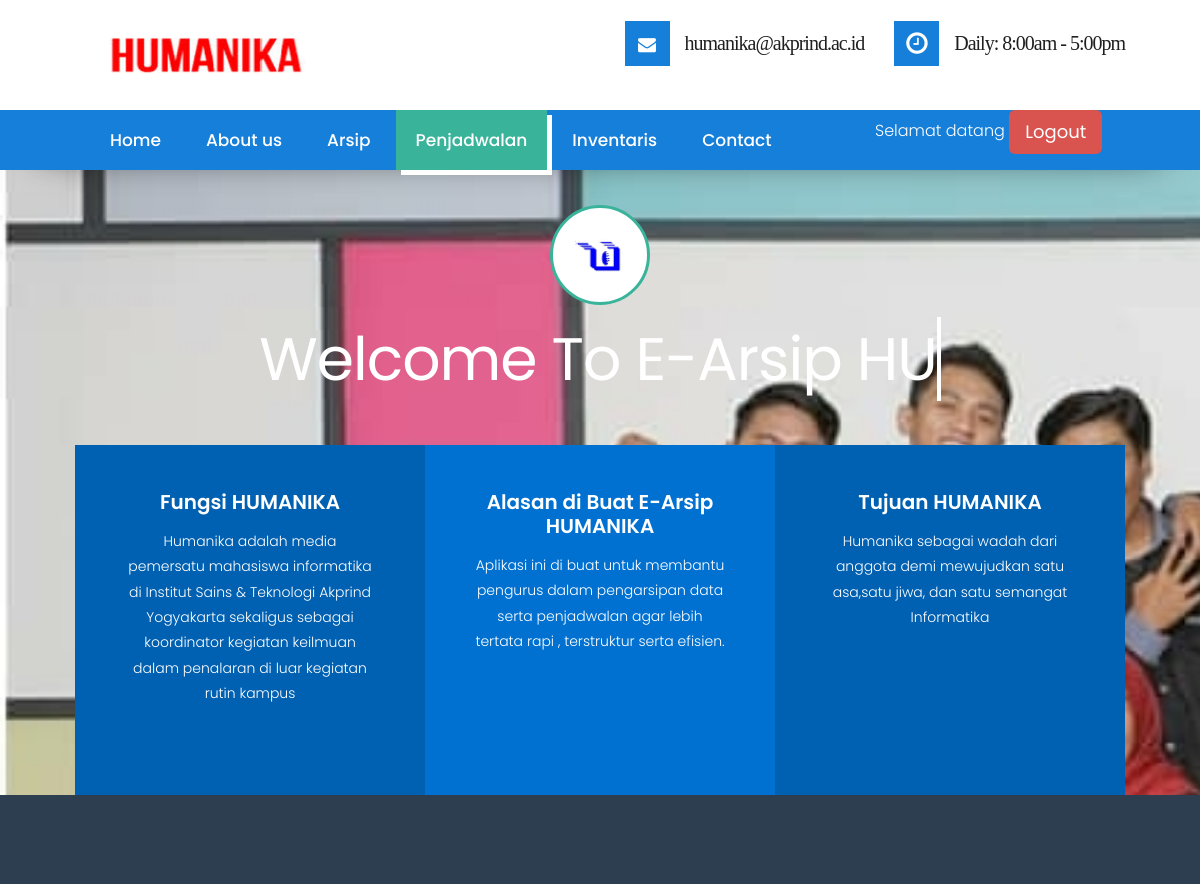
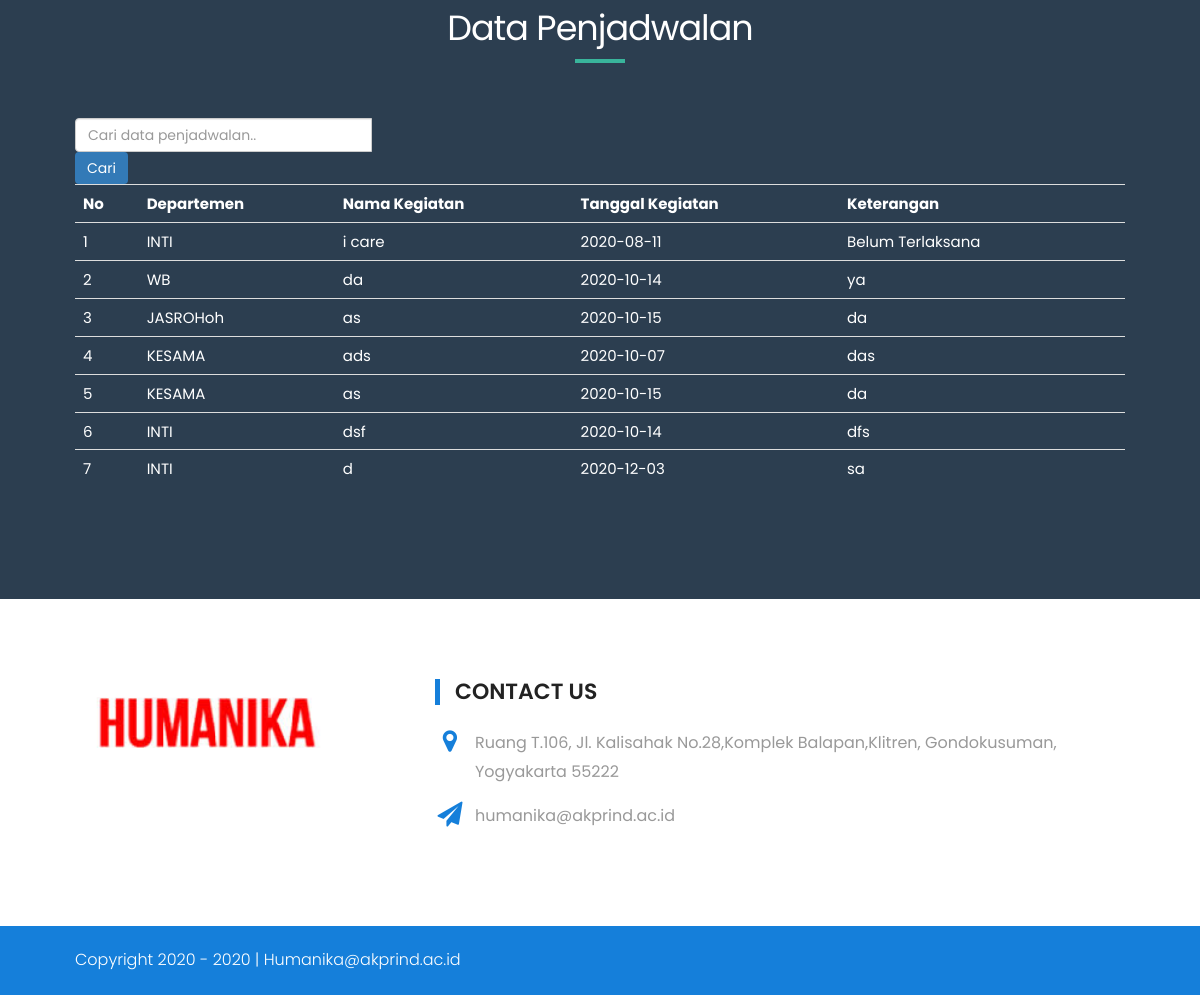
The app's page /index.php/penjadwalan_user with its own data (2 pictures, top to bottom).
### tables this page shows
CREATE TABLE `tbl_penjadwalan` (
  `id_penjadwalan` int(11) NOT NULL,
  `id_departemen` int(11) NOT NULL,
  `nama_kegiatan` varchar(100) NOT NULL,
  `tanggal_kegiatan` date NOT NULL,
  `keterangan` varchar(100) NOT NULL
);

CREATE TABLE `tbl_departemen` (
  `id_departemen` int(11) NOT NULL,
  `nama_departemen` varchar(50) NOT NULL
);

### application/controllers/Penjadwalan_user.php (called while the page is built, shortened)
<?php
class Penjadwalan_user extends CI_Controller
{
    public function index()
    {
        $data['hasil'] = $this->m_penjadwalan->tampil_data();
        $this->load->view('user/penjadwalan_user',$data);
    }
}

### index.php (called while the page is built, shortened)
<?php
require_once BASEPATH.'core/CodeIgniter.php';

### application/models/M_penjadwalan.php (called while the page is built, shortened)
<?php
class M_penjadwalan extends CI_Model{
    public function tampil_data()
    {
        $this->db->select('tbl_penjadwalan.*, tbl_departemen.nama_departemen');
  		$this->db->from('tbl_penjadwalan');
  		$this->db->join('tbl_departemen', 'tbl_departemen.id_departemen = tbl_penjadwalan.id_departemen');
  		$query = $this->db->get();
		return $query->result();
    }
}
?>

### application/views/user/penjadwalan_user.php (the view, shortened to what this page needs)
<!DOCTYPE html>
<html lang="en">
   <link rel="stylesheet" href="css/bootstrap.min.css">
   <link rel="stylesheet" href="style.css">
   <link rel="stylesheet" href="css/colors.css">
   <link rel="stylesheet" href="css/versions.css">
   <link rel="stylesheet" href="css/responsive.css">
   <link rel="stylesheet" href="css/custom.css">
   <link rel="stylesheet" href="css/tam.css">
   </head>
   <body class="clinic_version">
      <header>
         <div class="header-top wow fadeIn">
            <div class="container ">
               <a class="navbar-brand" href="#"><img src="images/logoh.png" alt="image" height="60" width="90" ></a>
               <div class="right-header">
                  <div class="header-info">
                     <div class="info-inner">
                        <span class="icontop"><i class="fa fa-envelope" aria-hidden="true"></i></span>
                        <span class="iconcont"><a data-scroll href="mailto:info@yoursite.com">humanika@akprind.ac.id</a></span>
                     </div>
                     <div class="info-inner">
                        <span class="icontop"><i class="fa fa-clock-o" aria-hidden="true"></i></span>
                        <span class="iconcont"><a data-scroll href="#">Daily: 8:00am - 5:00pm</a></span>
                     </div>
                  </div>
               </div>
            </div>
         </div>
         <div class="header-bottom wow fadeIn">
            <div class="container">
               <nav class="main-menu">
                  <div id="navbar" class="navbar-collapse collapse">
                     <ul class="nav navbar-nav">
                        <li><a data-scroll href="<?= base_url('user'); ?>">Home</a></li>
                        <li><a data-scroll href="#about">About us</a></li>
            <li><a href="">Arsip</a>
             </li>
                        <li><a class="active" href="<?= base_url('penjadwalan_user'); ?>">Penjadwalan</a></li>
                        <li><a  href="<?= base_url('inventaris_user'); ?>">Inventaris</a></li>
                        <li><a data-scroll href="#getintouch">Contact</a></li>
                     </ul>
                  </div>
               </nav>
               <div class="serch-bar">
                     <div class="input-group col-md-12">
                        <span class="input-group-btn">
                            <p>Selamat datang <a class="btn btn-danger btn-lg" href="<?= base_url('admin/logout');?>" role="button">Logout</a>
                        </span>
                     </div>
                  </div>
               </div>
            </div>
      </header>
      <div id="home" class="parallax first-section wow fadeIn" data-stellar-background-ratio="0.4" style="background-image:url('images/ftstudio.png');">
         <div class="container">
            <div class="row">
               <div class="col-md-12 col-sm-12">
                  <div class="text-contant">
                     <h2>
                        <span class="center"><span class="icon"><img src="images/icon-logo-h.png" alt="#" /></span></span>
                        <a href="" class="typewrite"  data-period="2000" data-type='[ "Welcome to E-Arsip HUMANIKA " ]'>
                        </a>
                     </h2>
                  </div>
               </div>
            </div>
         </div>
      </div>
      <div id="time-table" class="time-table-section">
         <div class="container">
            <div class="col-lg-4 col-md-4 col-sm-12 col-xs-12">
               <div class="row">
                  <div class="service-time one" style="background:#0060b1;">
                     <h3>Fungsi HUMANIKA</h3>
                     <p> Humanika adalah media pemersatu mahasiswa informatika di Institut Sains & Teknologi Akprind Yogyakarta
                        sekaligus sebagai koordinator kegiatan keilmuan dalam penalaran di luar kegiatan rutin kampus
                     </p>
                  </div>
               </div>
            </div>
            <div class="col-lg-4 col-md-4 col-sm-12 col-xs-12">
               <div class="row">
                  <div class="service-time middle" style="background:#0071d1;">
                     <h3>Alasan di Buat E-Arsip HUMANIKA</h3>
                     <div class="time-table-section">
                       <p>Aplikasi ini di buat untuk membantu pengurus dalam pengarsipan data serta penjadwalan agar lebih tertata rapi , terstruktur serta efisien.</p>
                     </div>
                  </div>
               </div>
            </div>
            <div class="col-lg-4 col-md-4 col-sm-12 col-xs-12">
               <div class="row">
                  <div class="service-time three" style="background:#0060b1;">
                     <h3>Tujuan HUMANIKA</h3>
                     <p>Humanika sebagai wadah dari anggota demi mewujudkan satu asa,satu jiwa, dan satu semangat Informatika </p>
                  </div>
               </div>
            </div>
         </div>
      </div>
      <div id="about" class="section wow fadeIn">
         <div class="container">
            <div class="heading">
               <h2>Data Penjadwalan</h2>
            </div>
            <div class="row">
               <div class="col-md-12">
               <form action="" method="post">
                <div class="input-group">
                    <input type="text" class="form-control" placeholder="Cari data penjadwalan.." name="keyword">
                    <div class="input-group-append">
                        <button class="btn btn-primary" type="submit">Cari</button>
                    </div>
                </div>
            </form>
    <table class="table">
    	<tr>
    		<th>No</th>
    		<th>Departemen</th>
    		<th>Nama Kegiatan</th>
    		<th>Tanggal Kegiatan</th>
    		<th>Keterangan</th>
			<th>
			</th>
    	</tr>
		<?php $no=1; foreach ($hasil as $q): ?>
		<tr>
		<tr>
		<td><?=$no++?></td>
		<td><?php echo $q->nama_departemen ?></td>
		<td><?php echo $q->nama_kegiatan ?></td>
		<td><?php echo $q->tanggal_kegiatan ?></td>
		<td><?php echo $q->keterangan ?></td>
		<td>
	</tr>
	<?php endforeach; ?>
    </table>
                  </div>
               </div>
               <div class="col-md-12">
                  </div>
               </div>
            </div>
      <footer id="footer" class="footer-area wow fadeIn">
         <div class="container">
            <div class="row">
               <div class="col-md-4">
                  <div class="logo padding">
                     <a href=""><img src="images/logoh.png" alt=""></a>
                  </div>
               </div>
               <div class="col-md-8">
                  <div class="footer-info padding">
                     <h3>CONTACT US</h3>
                     <p><i class="fa fa-map-marker" aria-hidden="true"></i>Ruang T.106, Jl. Kalisahak No.28,Komplek Balapan,Klitren, Gondokusuman, Yogyakarta 55222</p>
                     <p><i class="fa fa-paper-plane" aria-hidden="true"></i> humanika@akprind.ac.id</p>
                  </div>
               </div>
                           </div>
                     </div>
      </footer>
      <div class="copyright-area wow fadeIn">
         <div class="container">
            <div class="row">
               <div class="col-md-8">
                  <div class="footer-text">
                     <p>Copyright 2020 - 2020 | Humanika@akprind.ac.id</p>
                  </div>
               </div>
            </div>
         </div>
      </div>
   </body>
</html>

### style.css (style rules this page uses)
body { color: #999; font-size: 15px; font-family: 'Source Sans Pro', sans-serif; line-height: 1.80857; }
a { color: #1f1f1f; text-decoration: none !important; outline: none !important; -webkit-transition: all .3s ease-in-out; -moz-transition: all .3s ease-in-out; -ms-transition: all .3s ease-in-out; -o-transition: all .3s ease-in-out; transition: all .3s ease-in-out; }
h1, h2, h3, h4, h5, h6 { letter-spacing: 0; font-weight: normal; position: relative; padding: 0 0 10px 0; font-weight: normal; line-height: 120% !important; color: #1f1f1f; margin: 0 }
h2 { font-size: 22px }
h3 { font-size: 18px }
h1 a, h2 a, h3 a, h4 a, h5 a, h6 a { color: #212121; text-decoration: none!important; opacity: 1 }
a { color: #1f1f1f; text-decoration: none; outline: none; }
a, .btn { text-decoration: none !important; outline: none !important; -webkit-transition: all .3s ease-in-out; -moz-transition: all .3s ease-in-out; -ms-transition: all .3s ease-in-out; -o-transition: all .3s ease-in-out; transition: all .3s ease-in-out; }
.navbar-nav li { position: relative; }
.parallax { background-attachment: fixed; background-size: cover; height: 100%; padding: 120px 0; position: relative; width: 100%; }
.section { display: block; position: relative; overflow: hidden; padding: 120px 0; }
.first-section { display: block; position: relative; overflow: hidden; padding: 16em 0 13em; }
.first-section h2 { color: #ffffff; font-size: 68px; font-weight: 300; text-transform: capitalize; display: block; margin: 0; padding: 0 0 30px; position: relative; }
.btn { border: 0 !important; }

### css/versions.css (style rules this page uses)
body.clinic_version { font-family: 'Roboto', sans-serif; }
body.clinic_version .first-section { padding: 11em 0 10em; }
body.clinic_version .first-section h2 { color: #1f1f1f; padding-top: 30px; text-transform: capitalize; font-size: 54px; font-weight: bold; }
body.clinic_version .section { padding: 90px 0; }

### css/responsive.css (style rules this page uses)
@media (max-width: 1200px) { .container { width: 90%; } }
@media (max-width: 1200px) { .first-section h2 { font-size: 48px; } }

### css/tam.css (style rules this page uses)
* { padding: 0; margin: 0; }
body { background-color:#2c3e50; font-family:Gotham, "Helvetica Neue", Helvetica, Arial, sans-serif; color:#fff; }

### records on screen
tbl_penjadwalan: id_departemen.nama_departemen "INTI", nama_kegiatan "i care", tanggal_kegiatan "2020-08-11", keterangan "Belum Terlaksana"
tbl_penjadwalan: id_departemen.nama_departemen "WB", nama_kegiatan "da", tanggal_kegiatan "2020-10-14", keterangan "ya"
tbl_penjadwalan: id_departemen.nama_departemen "JASROHoh", nama_kegiatan "as", tanggal_kegiatan "2020-10-15", keterangan "da"
tbl_penjadwalan: id_departemen.nama_departemen "KESAMA", nama_kegiatan "ads", tanggal_kegiatan "2020-10-07", keterangan "das"
tbl_penjadwalan: id_departemen.nama_departemen "KESAMA", nama_kegiatan "as", tanggal_kegiatan "2020-10-15", keterangan "da"
tbl_penjadwalan: id_departemen.nama_departemen "INTI", nama_kegiatan "dsf", tanggal_kegiatan "2020-10-14", keterangan "dfs"
tbl_penjadwalan: id_departemen.nama_departemen "INTI", nama_kegiatan "d", tanggal_kegiatan "2020-12-03", keterangan "sa"
